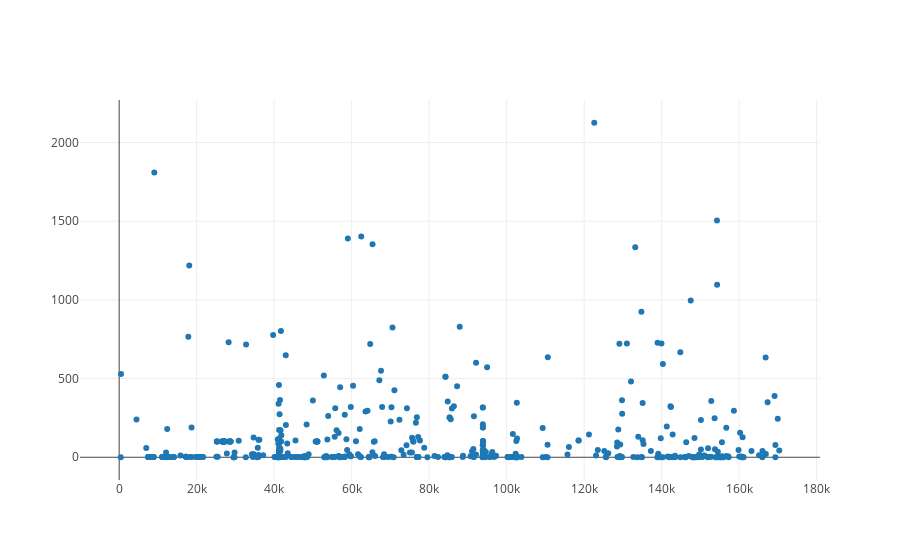

Notebook source saved alongside this figure:
### Code cell
plotly.offline.iplot({
    "data": data
})

### Figure 1 — Plotly figure (JSON) as saved in the notebook; plotly's stock layout.template omitted (floating-point values rounded to 4 significant figures; data arrays with more than 128 entries replaced by an {"elided": "..."} marker saying what was removed)
{"data": [{"mode": "markers", "type": "scatter", "x": {"elided": "492 int values"}, "y": {"elided": "492 float values"}}], "layout": {}}
